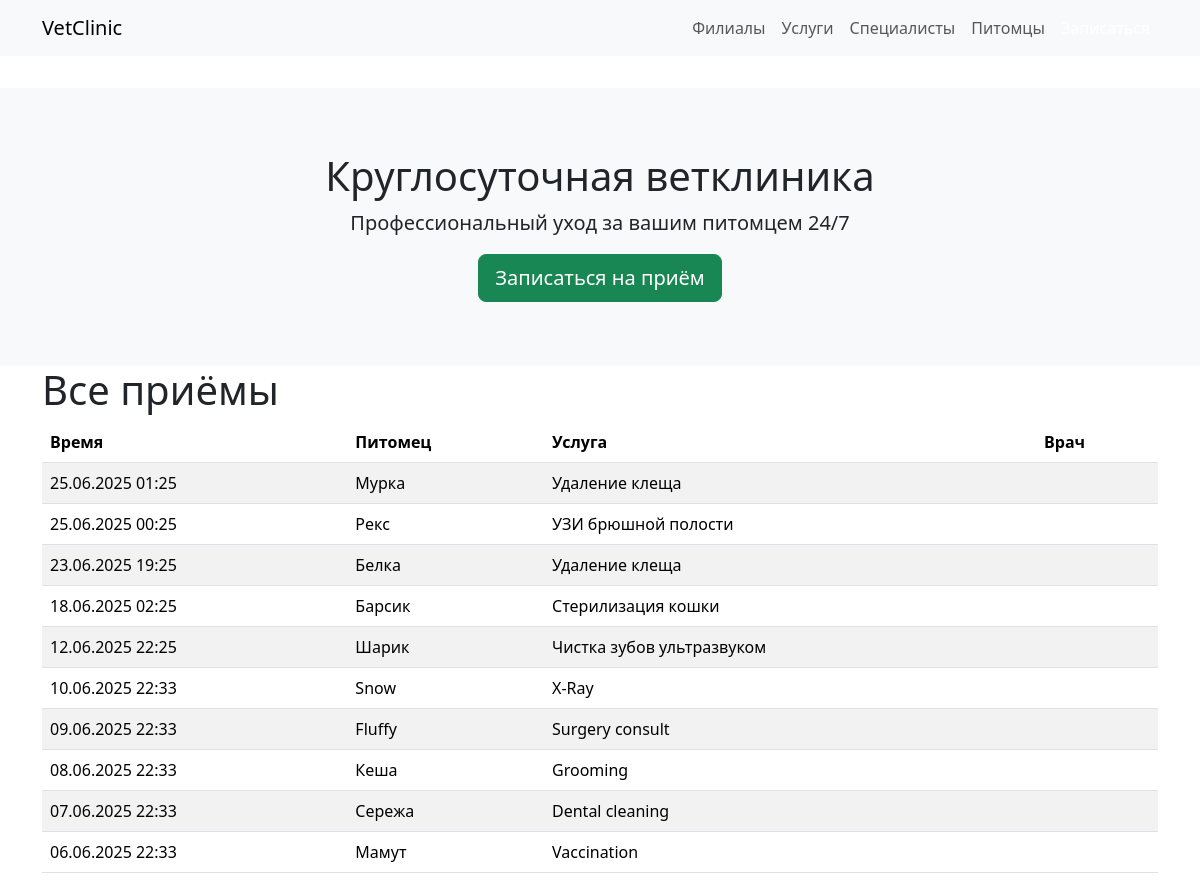
The app's page /appointments/ with its own data.
### vetclinic/models.py (models this page shows, shortened)
class Appointment(models.Model):
    id = models.BigAutoField(primary_key=True, db_column="appointment_id")
    pet = models.ForeignKey(
        Pet, db_column="pet_id", on_delete=models.CASCADE,
        related_name="appointments", verbose_name=_("питомец")
    )
    clinic = models.ForeignKey(
        Clinic, db_column="clinic_id", on_delete=models.SET_NULL,
        null=True, related_name="appointments", verbose_name=_("клиника")
    )
    service = models.ForeignKey(
        Service, db_column="service_id", on_delete=models.SET_NULL,
        null=True, related_name="appointments", verbose_name=_("услуга")
    )
    vet = models.ForeignKey(
        Vet, db_column="vet_id", on_delete=models.SET_NULL,
        null=True, related_name="appointments", verbose_name=_("ветеринар")
    )
    start_time = models.DateTimeField(_("начало"))
    end_time = models.DateTimeField(_("конец"), null=True, blank=True)
    status = models.ForeignKey(
        AppointmentStatus, db_column="status_id", on_delete=models.SET_NULL,
        null=True, related_name="appointments", verbose_name=_("статус")
    )
    notes = models.TextField(_("заметки"), blank=True)
    created_at = models.DateTimeField(_("создан"), default=timezone.now)
    updated_at = models.DateTimeField(_("обновлён"), auto_now=True)
    created_by_user = models.ForeignKey(
        User, db_column="created_by_user_id", on_delete=models.SET_NULL,
        null=True, related_name="+", verbose_name=_("создал")
    )
    updated_by_user = models.ForeignKey(
        User, db_column="updated_by_user_id", on_delete=models.SET_NULL,
        null=True, related_name="+", verbose_name=_("обновил")
    )
    class Meta:
        db_table = "appointments"
        verbose_name = _("запись")
        verbose_name_plural = _("записи")

class Pet(models.Model):
    GENDERS = [("M", _("М")), ("F", _("Ж"))]
    id = models.BigAutoField(primary_key=True, db_column="pet_id")
    owner = models.ForeignKey(
        User, db_column="user_id", on_delete=models.CASCADE,
        related_name="pets", verbose_name=_("владелец")
    )
    species = models.ForeignKey(
        Species, db_column="species_id", on_delete=models.SET_NULL,
        null=True, related_name="pets", verbose_name=_("вид")
    )
    name = models.CharField(_("кличка"), max_length=100)
    breed = models.CharField(_("порода"), max_length=100, blank=True)
    gender = models.CharField(_("пол"), max_length=1, choices=GENDERS)
    date_of_birth = models.DateField(_("дата рождения"), null=True, blank=True)
    weight_kg = models.DecimalField(_("вес (кг)"), max_digits=5, decimal_places=2, null=True, blank=True)
    photo = models.ImageField(_("фото"), upload_to="pets/", blank=True, null=True, db_column="photo_path")
    created_at = models.DateTimeField(_("создан"), default=timezone.now)
    updated_at = models.DateTimeField(_("обновлён"), auto_now=True)
    class Meta:
        db_table = "pets"
        verbose_name = _("питомец")
        verbose_name_plural = _("питомцы")
    @property
    def age_years(self):
        if not self.date_of_birth:
            return "—"
        return (timezone.now().date() - self.date_of_birth).days // 365
    age_years.fget.short_description = _("возраст, лет")

class Service(models.Model):
    id = models.AutoField(primary_key=True, db_column="service_id")
    name = models.CharField(_("название"), max_length=150)
    description = models.TextField(_("описание"), blank=True)
    base_price = models.DecimalField(_("базовая цена"), max_digits=10, decimal_places=2)
    duration_minutes = models.PositiveIntegerField(_("длительность, мин"), null=True, blank=True)
    created_at = models.DateTimeField(_("создан"), default=timezone.now)
    updated_at = models.DateTimeField(_("обновлён"), auto_now=True)
    class Meta:
        db_table = "services"
        verbose_name = _("услуга")
        verbose_name_plural = _("услуги")

### vetclinic/views.py (the view)
# urls.py: path("appointments/", views.AppointmentListView.as_view(), name="appointment_list"),
class AppointmentListView(ListView):
    model = Appointment
    template_name = "vetclinic/appointment_list.html"
    context_object_name = "appointments"
    paginate_by = 20
    ordering = "-start_time"

### vetclinic/templates/vetclinic/appointment_list.html (shortened to what this page needs)
{% extends 'vetclinic/base.html' %}
{% block content %}
<h1>Все приёмы</h1>
<table class="table table-striped">
  <thead><tr><th>Время</th><th>Питомец</th><th>Услуга</th><th>Врач</th></tr></thead>
  <tbody>
  {% for a in appointments %}
    <tr>
      <td>{{ a.start_time|date:"d.m.Y H:i" }}</td>
      <td>{{ a.pet.name }}</td>
      <td>{{ a.service.name }}</td>
      <td>{{ a.vet.user.get_full_name }}</td>
    </tr>
  {% empty %}
    <tr><td colspan="4">Записей нет</td></tr>
  {% endfor %}
  </tbody>
</table>
{% endblock %}

### records on screen
Appointment: start_time "25.06.2025 01:25", pet.name "Мурка", service.name "Удаление клеща"
Appointment: start_time "25.06.2025 00:25", pet.name "Рекс", service.name "УЗИ брюшной полости"
Appointment: start_time "23.06.2025 19:25", pet.name "Белка", service.name "Удаление клеща"
Appointment: start_time "18.06.2025 02:25", pet.name "Барсик", service.name "Стерилизация кошки"
Appointment: start_time "12.06.2025 22:25", pet.name "Шарик", service.name "Чистка зубов ультразвуком"
Appointment: start_time "10.06.2025 22:33", pet.name "Snow", service.name "X-Ray"
Appointment: start_time "09.06.2025 22:33", pet.name "Fluffy", service.name "Surgery consult"
Appointment: start_time "08.06.2025 22:33", pet.name "Кеша", service.name "Grooming"
Appointment: start_time "07.06.2025 22:33", pet.name "Сережа", service.name "Dental cleaning"
Appointment: start_time "06.06.2025 22:33", pet.name "Мамут", service.name "Vaccination"
